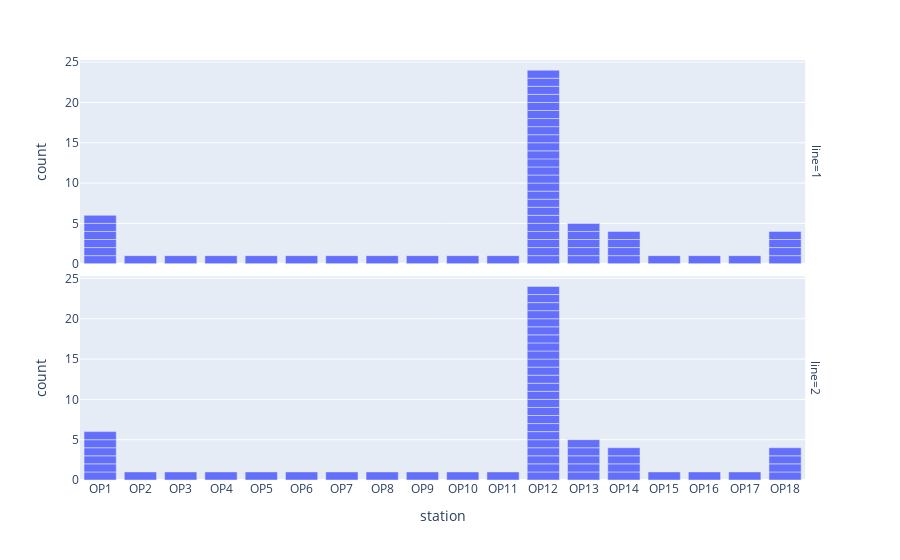

Notebook code cell kept with this figure:
### Code cell
px.bar(df, x='station', facet_row='line')

### Figure 1 — Plotly figure (JSON) as saved in the notebook; plotly's stock layout.template omitted (floating-point values rounded to 4 significant figures)
{"data": [{"alignmentgroup": "True", "hovertemplate": "line=1<br>station=%{x}<br>count=%{y}<extra></extra>", "legendgroup": "", "marker": {"color": "#636efa", "pattern": {"shape": ""}}, "name": "", "offsetgroup": "", "orientation": "v", "showlegend": false, "textposition": "auto", "type": "bar", "x": ["OP1", "OP1", "OP1", "OP1", "OP1", "OP1", "OP2", "OP3", "OP4", "OP5", "OP6", "OP7", "OP8", "OP9", "OP10", "OP11", "OP12", "OP12", "OP12", "OP12", "OP12", "OP12", "OP12", "OP12", "OP12", "OP12", "OP12", "OP12", "OP12", "OP12", "OP12", "OP12", "OP12", "OP12", "OP12", "OP12", "OP12", "OP12", "OP12", "OP12", "OP13", "OP13", "OP13", "OP13", "OP13", "OP14", "OP14", "OP14", "OP14", "OP15", "OP16", "OP17", "OP18", "OP18", "OP18", "OP18"], "xaxis": "x2", "y": [1, 1, 1, 1, 1, 1, 1, 1, 1, 1, 1, 1, 1, 1, 1, 1, 1, 1, 1, 1, 1, 1, 1, 1, 1, 1, 1, 1, 1, 1, 1, 1, 1, 1, 1, 1, 1, 1, 1, 1, 1, 1, 1, 1, 1, 1, 1, 1, 1, 1, 1, 1, 1, 1, 1, 1], "yaxis": "y2"}, {"alignmentgroup": "True", "hovertemplate": "line=2<br>station=%{x}<br>count=%{y}<extra></extra>", "legendgroup": "", "marker": {"color": "#636efa", "pattern": {"shape": ""}}, "name": "", "offsetgroup": "", "orientation": "v", "showlegend": false, "textposition": "auto", "type": "bar", "x": ["OP1", "OP1", "OP1", "OP1", "OP1", "OP1", "OP2", "OP3", "OP4", "OP5", "OP6", "OP7", "OP8", "OP9", "OP10", "OP11", "OP12", "OP12", "OP12", "OP12", "OP12", "OP12", "OP12", "OP12", "OP12", "OP12", "OP12", "OP12", "OP12", "OP12", "OP12", "OP12", "OP12", "OP12", "OP12", "OP12", "OP12", "OP12", "OP12", "OP12", "OP13", "OP13", "OP13", "OP13", "OP13", "OP14", "OP14", "OP14", "OP14", "OP15", "OP16", "OP17", "OP18", "OP18", "OP18", "OP18"], "xaxis": "x", "y": [1, 1, 1, 1, 1, 1, 1, 1, 1, 1, 1, 1, 1, 1, 1, 1, 1, 1, 1, 1, 1, 1, 1, 1, 1, 1, 1, 1, 1, 1, 1, 1, 1, 1, 1, 1, 1, 1, 1, 1, 1, 1, 1, 1, 1, 1, 1, 1, 1, 1, 1, 1, 1, 1, 1, 1], "yaxis": "y"}], "layout": {"annotations": [{"font": {}, "showarrow": false, "text": "line=2", "textangle": 90, "x": 0.98, "xanchor": "left", "xref": "paper", "y": 0.2425, "yanchor": "middle", "yref": "paper"}, {"font": {}, "showarrow": false, "text": "line=1", "textangle": 90, "x": 0.98, "xanchor": "left", "xref": "paper", "y": 0.7575, "yanchor": "middle", "yref": "paper"}], "barmode": "relative", "legend": {"tracegroupgap": 0}, "margin": {"t": 60}, "xaxis": {"anchor": "y", "domain": [0, 0.98], "title": {"text": "station"}}, "xaxis2": {"anchor": "y2", "domain": [0, 0.98], "matches": "x", "showticklabels": false}, "yaxis": {"anchor": "x", "domain": [0, 0.485], "title": {"text": "count"}}, "yaxis2": {"anchor": "x2", "domain": [0.515, 1], "matches": "y", "title": {"text": "count"}}}}
